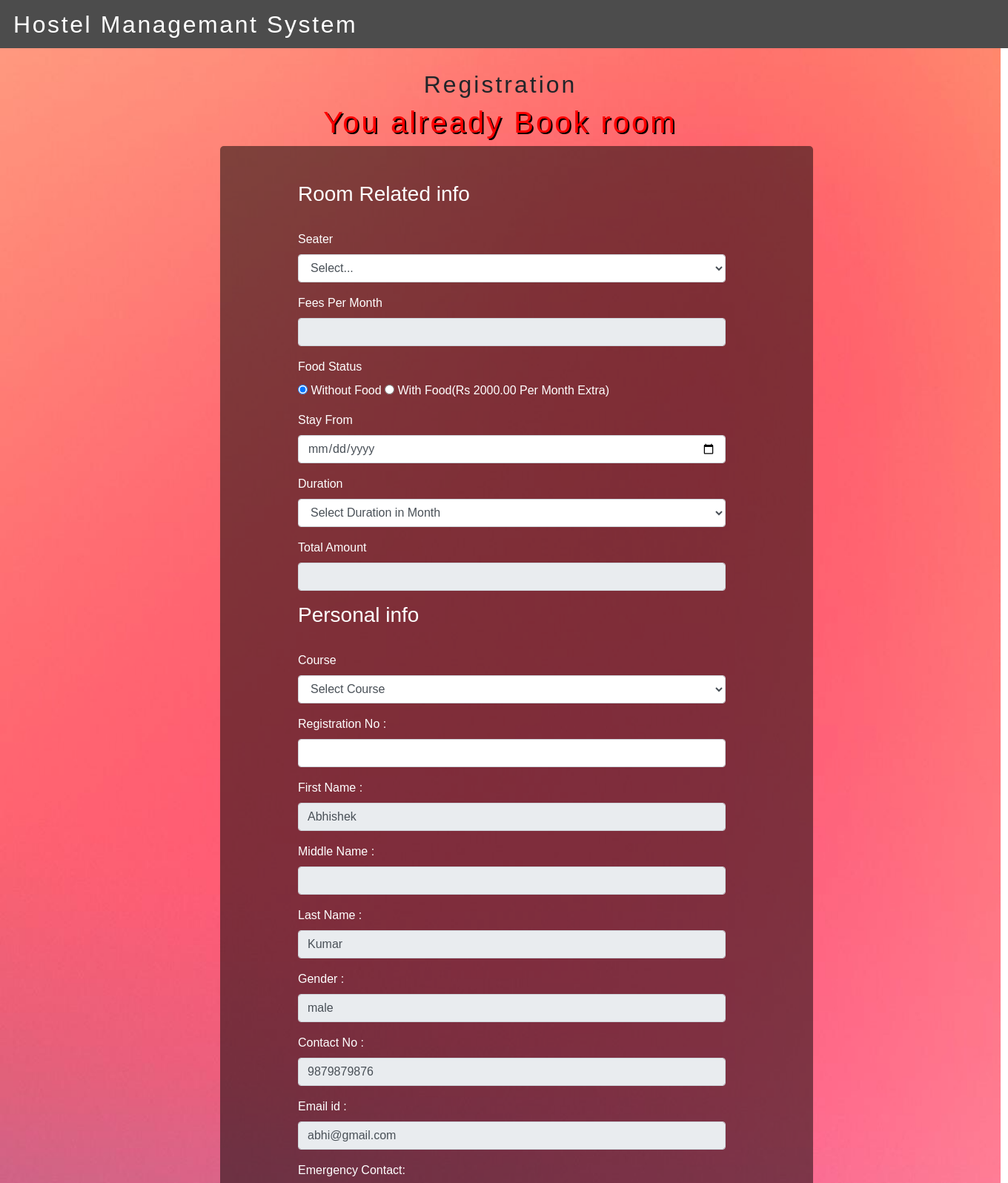
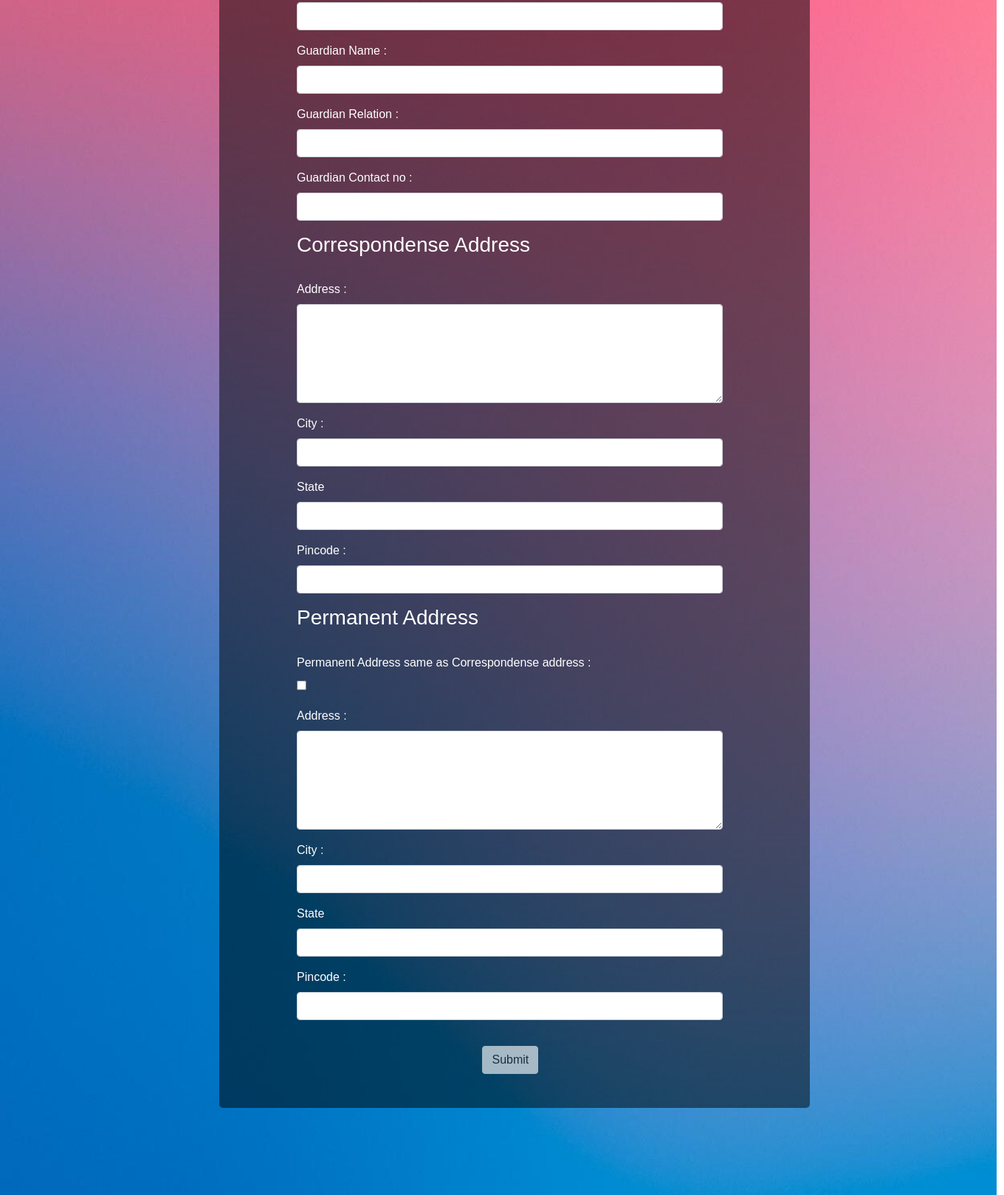
Screenshot of /book_hostel.php (signed in) with the database file from the repository (2 pictures, top to bottom).
### tables this page shows
CREATE TABLE `user_signup` (
  `first_name` varchar(20) NOT NULL,
  `middle_name` varchar(20) DEFAULT NULL,
  `last_name` varchar(20) DEFAULT NULL,
  `gender` varchar(10) NOT NULL,
  `contact` varchar(10) NOT NULL,
  `email` varchar(50) NOT NULL,
  `password` varchar(50) NOT NULL,
  `time` timestamp NOT NULL DEFAULT current_timestamp()
);

### book_hostel.php (the view, shortened to what this page needs)
<?php
    $seater=$fees=$stay=$duration=$total_amount=$course=$reg_no=$e_contact=$gar_name=$gar_relation=$gar_contact=$c_add=$c_city=$c_state=$c_pin=$p_add=$p_city=$p_state=$p_pin=$room_no=$email='';
   $email=$_SESSION['email'];
   $sql = "SELECT first_name,middle_name,last_name,gender,contact FROM user_signup WHERE email='$email'";
                $result = mysqli_query($conn, $sql);
             $final = mysqli_fetch_all($result, MYSQLI_ASSOC);
             $first_name=$final[0]['first_name'];
             $middle_name=$final[0]['middle_name'];
             $last_name=$final[0]['last_name'];
             $gender=$final[0]['gender'];
             $contact=$final[0]['contact'];
   $sql = "SELECT seater FROM book_hostel WHERE email='$email'";
               $result = mysqli_query($conn, $sql);
             $final = mysqli_fetch_all($result, MYSQLI_ASSOC);
            if(isset($final[0])){
                 $check=1;
            }
            else
             { $check=0;  }
?>
<!DOCTYPE html>
<html lang="en">
  <head>
    <link rel="stylesheet" href="https://stackpath.bootstrapcdn.com/bootstrap/4.3.1/css/bootstrap.min.css">
    <link rel="stylesheet" href="style2.css">
  </head>
<body>
<div class="all">
	         <nav class="navbar fixed-top">
			     <div class="header">
		             <h2 class="text_style">Hostel Managemant System</h2>
		       	 </div>
             </nav>
			   		  <div class="vishal">
			   		  	<h2 class="page-title">Registration </h2>
                     <?php if($check==1){?>
					 <h1 class="page-title" style="color: red;text-shadow: 2px 2px black;">You already Book room</h1>
				    <?php } ?>
			   		  </div>
	<div class="login-box">
		 <div class="kishan">
		    	<form id="my-form" name="myform" action="book_hostel.php" method="POST" onsubmit="return validation()">
 					<div class="form-group">
					<label class="col-sm-4 control-label"><h3 style="color: white" align="left">Room Related info </h3> </label>
					</div>
					<div class="form-group">
					<label class="col-sm-2 control-label">Seater</label>
					<div class="col-sm-8">
					<select name="seater" id="seater" class="form-control"  value="<?php echo htmlspecialchars($seater)?>" required="required" >
					<option value="" selected>Select...</option>
			        </select>
					</div>
					</div>
					<div class="form-group">
					<label class="col-sm-2 control-label">Fees Per Month</label>
					<div class="col-sm-8">
					<input type="number" name="fees" id="fees"  class="form-control" value="<?php echo htmlspecialchars($fees)?>" readonly />
					</div>
					</div>
					<div class="form-group">
					<label class="col-sm-2 control-label">Food Status</label>
					<div class="col-sm-8">
					<input type="radio" value="0" id="foodstatus" name="foodstatus" checked="checked" required="required"> Without Food
					<input type="radio" id="foodstatus" value="1" name="foodstatus" required="required"> With Food(Rs 2000.00 Per Month Extra)
					</div>
					</div>
					<div class="form-group">
					<label class="col-sm-2 control-label">Stay From</label>
					<div class="col-sm-8">
					<input type="date" name="stay" id="stay"  class="form-control" value="<?php echo htmlspecialchars($stay)?>" required="required"/>
					</div>
					</div>
					<div class="form-group">
					<label class="col-sm-2 control-label">Duration</label>
					<div class="col-sm-8">
					<select name="duration" id="duration" class="form-control" value="<?php echo htmlspecialchars($duration)?>" required="required">
					<option value="">Select Duration in Month</option>
					</select>
					</div>
					</div>
					<div class="form-group">
					<label class="col-sm-2 control-label">Total Amount</label>
					<div class="col-sm-8">
					<input type="number" name="total_amount" id="total_amount"  class="form-control"  value="<?php echo htmlspecialchars($total_amount)?>" readonly required="required"/>
					</div>
					</div>
					<div class="form-group">
					<label class="col-sm-4 control-label"><h3 style="color: white" align="left">Personal info </h3> </label>
					</div>
					<div class="form-group">
					<label class="col-sm-2 control-label">Course</label>
					<div class="col-sm-8">
					<select name="course" id="course" class="form-control"  value="<?php echo htmlspecialchars($course)?>" required="required">
					<option value="">Select Course</option>
			        </select>
					</div>
					</div>
					<div class="form-group">
					<label class="col-sm-2 control-label">Registration No : </label>
					<div class="col-sm-8">
					<input type="text" name="reg_no" id="reg_no"  class="form-control" value="<?php echo htmlspecialchars($e_contact)?>" required="required"/>
					</div>
					</div>
		  	        <div class="form-group">
					<label class="col-sm-2 control-label">First Name : </label>
					<div class="col-sm-8">
					<input type="text" name="fname" id="fname"  class="form-control" value="<?php echo htmlspecialchars($first_name)?>" readonly>
					</div>
					</div>
					<div class="form-group">
					<label class="col-sm-2 control-label">Middle Name : </label>
					<div class="col-sm-8">
					<input type="text" name="mname" id="mname"  class="form-control" value="<?php echo htmlspecialchars($middle_name)?>"  readonly>
					</div>
					</div>
					<div class="form-group">
					<label class="col-sm-2 control-label">Last Name : </label>
					<div class="col-sm-8">
					<input type="text" name="lname" id="lname"  class="form-control" value="<?php echo htmlspecialchars($last_name)?>" readonly>
					</div>
					</div>
					<div class="form-group">
					<label class="col-sm-2 control-label">Gender : </label>
					<div class="col-sm-8">
					<input type="text" name="gender" value="<?php echo htmlspecialchars($gender)?>" class="form-control" readonly>
					</div>
					</div>
					<div class="form-group">
					<label class="col-sm-2 control-label">Contact No : </label>
					<div class="col-sm-8">
					<input type="text" name="contact" id="contact" value="<?php echo htmlspecialchars($contact)?>"  class="form-control" readonly>
					</div>
					</div>
					<div class="form-group">
					<label class="col-sm-2 control-label">Email id : </label>
					<div class="col-sm-8">
					<input type="email" name="email" id="email"  class="form-control" value="<?php echo htmlspecialchars($email)?>" readonly/>
					</div>
					</div>
					<div class="form-group">
					<label class="col-sm-4 control-label">Emergency Contact: </label>
					<div class="col-sm-8">
					<input type="text" name="e_contact" id="e_contact"  class="form-control" value="<?php echo htmlspecialchars($e_contact)?>" required="required"/>
					</div>
					</div>
					<div class="form-group">
					<label class="col-sm-4 control-label">Guardian  Name : </label>
					<div class="col-sm-8">
					<input type="text" name="gar_name" id="gar_name"  class="form-control" required="required"  value="<?php echo htmlspecialchars($gar_name)?>" required="required"/>
					</div>
					</div>
					<div class="form-group">
					<label class="col-sm-4 control-label">Guardian  Relation : </label>
					<div class="col-sm-8">
					<input type="text" name="gar_relation" id="gar_relation"  class="form-control" value="<?php echo htmlspecialchars($gar_relation)?>" required="required"/>
					</div>
					</div>
					<div class="form-group">
					<label class="col-sm-4 control-label">Guardian Contact no : </label>
					<div class="col-sm-8">
					<input type="text" name="gar_contact" id="gar_contact"  class="form-control" value="<?php echo htmlspecialchars($gar_contact)?>" required="required"/>
					</div>
					</div>
					<div class="form-group">
					<label class="col-sm-6 control-label"><h3 style="color: white" align="left">Correspondense Address </h3> </label>
					</div>
					<div class="form-group">
					<label class="col-sm-2 control-label">Address : </label>
					<div class="col-sm-8">
					<textarea  rows="5" name="c_add"  id="c_add" class="form-control" value="<?php echo htmlspecialchars($c_add)?>"  required="required"/></textarea>
					</div>
					</div>
					<div class="form-group">
					<label class="col-sm-2 control-label">City : </label>
					<div class="col-sm-8">
					<input type="text" name="c_city" id="c_city"  class="form-control" value="<?php echo htmlspecialchars($c_city)?>" required="required"/>
					</div>
					</div>
					<div class="form-group">
					<label class="col-sm-2 control-label">State </label>
					<div class="col-sm-8">
					<input type="text" name="c_state" id="c_state"  class="form-control" required="required"  value="<?php echo htmlspecialchars($c_state)?>"/>
					</div>
					</div>
					<div class="form-group">
					<label class="col-sm-2 control-label">Pincode : </label>
					<div class="col-sm-8">
					<input type="text" name="c_pin" id="c_pin"  class="form-control" required="required"  value="<?php echo htmlspecialchars($c_pin)?>"/>
					</div>
					</div>
					<div class="form-group">
					<label class="col-sm-6 control-label"><h3 style="color: white" align="left">Permanent Address </h3> </label>
					</div>
					<div class="form-group">
					<label class="col-sm-12 control-label">Permanent Address same as Correspondense address : </label>
					<div class="col-sm-4">
					<input type="checkbox" id="adcheck" name="adcheck" value="1"/>
					</div>
					</div>
					<div class="form-group">
					<label class="col-sm-2 control-label">Address : </label>
					<div class="col-sm-8">
					<textarea  rows="5" name="p_add"  id="p_add" class="form-control" required="required"  value="<?php echo htmlspecialchars($p_add)?>"/></textarea>
					</div>
					</div>
					<div class="form-group">
					<label class="col-sm-2 control-label">City : </label>
					<div class="col-sm-8">
					<input type="text" name="p_city" id="p_city"  class="form-control" required="required"  value="<?php echo htmlspecialchars($p_city)?>"/>
					</div>
					</div>
					<div class="form-group">
					<label class="col-sm-2 control-label">State </label>
					<div class="col-sm-8">
					<input type="text" name="p_state" id="p_state"  class="form-control" required="required"  value="<?php echo htmlspecialchars($p_state)?>"/>
					</div>
					</div>
					<div class="form-group">
					<label class="col-sm-2 control-label">Pincode : </label>
					<div class="col-sm-8">
					<input type="text" name="p_pin" id="p_pin"  class="form-control" required="required"  value="<?php echo htmlspecialchars($p_pin)?>"/>
					</div>
					</div>
                     <?php if($check==1){?>
				     <div class="col-sm-4 col-sm-offset-4">
					<button id="signup" type="submit" name="submit" value="submit" class="btn btn-light" disabled>Submit</button>
					</div>
				    <?php } ?>
			   </form>
	       </div>
       </div>
   </div>
  </body>
</html>

### style2.css (style rules this page uses)
.login-box { width: 800px; height: 2900px; background: rgba(0, 0, 0, 0.5); color: #fff; border-radius: 5px; margin-left:22%; }
.header { background-color: rgba(0,0,0, 0.7); width:1366px; height:65px; text-decoration: white; overflow: hidden; position: fixed; top: 0; margin-left: -18px; }
.kishan { margin-right: -200px; margin-left: 90px; padding-top: 48px; }
.vishal { margin-top: 65px; padding-top: 30px; }
.page-title { text-align: center; font-family: sans-serif; letter-spacing: 3px; }
body { margin: 0px; padding: 0px; font-family: sans-serif; }
.text_style { color: white; font-family: sans-serif; padding: 14px 0px 0px 20px; width: 500px; letter-spacing: 2.6px; }
#signup { margin-top:7%; margin-left:92%; font-family: sans-serif; }
.all { width: 1350px; height: 3150px; background-repeat: no-repeat; background-image: url(1111.jpg); background-size: 1350px 3150px; }

### rows the page displays
user_signup: fname "Abhishek", lname "Kumar", gender "male", contact "9879879876"
